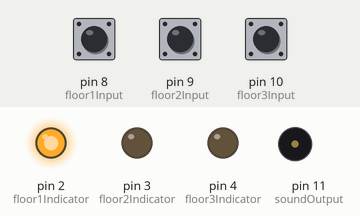
Bench run of a sketch on a simulated Arduino Uno, built with avr-gcc and run on an emulated ATmega328P. Parts: output pins drawn as LEDs (lit = HIGH), buzzer (waves = sounding). The test bench sets the inputs (shaded band); at power-on: pin 9 (floor2Input) HIGH, pin 10 (floor3Input) HIGH, pin 8 (floor1Input) HIGH. Pins used as bus, display or sensor lines are not drawn.

Above: at 1.2 s.
1.3 s: pin 9 (floor2Input) pulled LOW for 0.15 s
At 2.2 s:
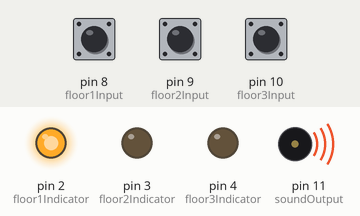
4.4 s: pin 10 (floor3Input) pulled LOW for 0.15 s
At 5.2 s:
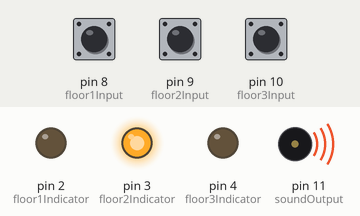
7.5 s: pin 9 (floor2Input) pulled LOW for 1 s
At 8.5 s:
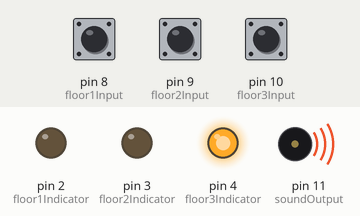
11.5 s: pin 10 (floor3Input) pulled LOW for 1 s
15.5 s: pin 9 (floor2Input) pulled LOW for 3.2 s
21.7 s: pin 10 (floor3Input) pulled LOW for 0.15 s
At 25.5 s:
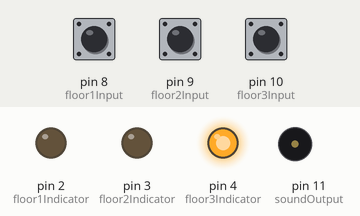
Timing chart, 0 to 25.8 s (numbered marks = the images above; inputs shaded):
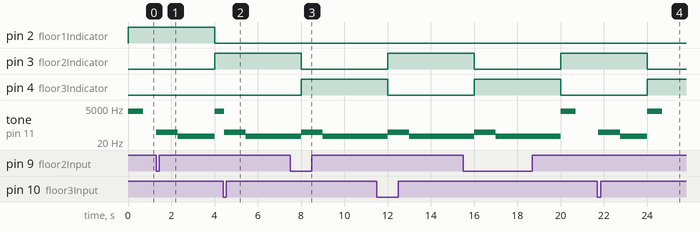

Measured:
- after the input at 1.3 s, pin 2 (floor1Indicator): HIGH → LOW after 2.7 s; pin 3 (floor2Indicator): LOW → HIGH after 2.7 s; tone on pin 11 (soundOutput): silent → 100 Hz at once, → 50 Hz 1.0 s later, → 3000 Hz 1.7 s later
- after the input at 4.4 s, tone on pin 11 (soundOutput): 3000 Hz → 100 Hz after 0.05 s, → 50 Hz 1.0 s later
- after the input at 21.7 s, pin 3 (floor2Indicator): HIGH → LOW after 2.3 s; pin 4 (floor3Indicator): LOW → HIGH after 2.3 s; tone on pin 11 (soundOutput): silent → 100 Hz after 0.05 s, → 50 Hz 1.0 s later, → 3000 Hz 1.3 s later, → silent 0.70 s later

The sketch:

Homework_2_Elevator_Simulator.ino
```cpp
/*
    Elevator Simulator

    The scope of this project is to simulate a three floor elevator control system.
    Each floor is represented by one LED, the current floor LED lights up to represent
    the elevator moving through the floors. An additional LED is used to indicate the elevator
    status. This LED remains static while the elevator si stationary and blinks while the elevator
    is moving.
    Three buttons are used to call the elevator. The movement to each floor is simulated through cycling
    through the coresponding floors LEDs
    A buzzer is used to play sounds such as: the elevator doors closing, the elevator moving and the "cling"
    sound an elevator makes when it reaches the desired floor.
    If the elevator is already at the selected floor pressing the corresponding button has no effect.
    Additionally, when the elevator is traveling, button presses are ignored
    To avoid unintentional button presses we use a debouncing technique.

    Pins 2, 3, 4 are used to light up the LEDs coresponding to each of the three floors.
    Pin 5 is used for the elevator status indicator LED
    Pins 8, 9, 10 are used to read the inputs from the three buttons of the elevator
    Pin 11 is used for the buzzer that plays the various elevator sounds.

    The circuit:

      Input:
        3 x Push Button - pins 8, 9, 10

      Output:
        3 x White LEDs - pins 2, 3, 4
        3 X 220ohm resistors - to lower the voltage to the 3 LEDs
        1 x Buzzer - pin 11
        1 x Red LED - pin 5

    Created 28.10.2023
    By Comardici Marian Bogdan

    https://github.com/bogdancomardici/IntroductionToRobotics
*/

const int floor1Indicator = 2;
const int floor2Indicator = 3;
const int floor3Indicator = 4;

const int elevatorStateIndicator = 5;
const int soundOutput = 11;

const int floor1Input = 8;
const int floor2Input = 9;
const int floor3Input = 10;

byte floor1Reading = LOW;
byte floor2Reading = LOW;
byte floor3Reading = LOW;

byte floor1LastReading = LOW;
byte floor2LastReading = LOW;
byte floor3LastReading = LOW;

bool floor1Selected = false;
bool floor2Selected = false;
bool floor3Selected = false;

unsigned long lastDebounceTime = 0;
unsigned long debounceDelay = 50;

bool elevatorMoving = false;
int currentFloor = 1;
int nextFloor = 1;

unsigned long previousMillis = 0;
unsigned long currentMillis = 0;
const long floorChangeInterval = 2000; // 2 seconds

unsigned long elevatorTimer = 0;
bool isMovingUp = false;
bool isMovingDown = false;

bool indicatorState = LOW;
unsigned long indicatorBlinkInterval = 100;

int elevatorMovingTone = 50;

int alarmTone = 3000;
bool soundAlarm = false;
unsigned long alarmStartTime = 0;
int alarmSoundTime = 700;

bool closeDoors = false;
unsigned long closeDoorsStartTime = 0;
int closeDoorsDuration = 1000;
int doorsClosingTone = 100;

void setup() {

  pinMode(floor1Indicator, OUTPUT);
  pinMode(floor2Indicator, OUTPUT);
  pinMode(floor3Indicator, OUTPUT);

  pinMode(elevatorStateIndicator, OUTPUT);
  pinMode(soundOutput, OUTPUT);

  pinMode(floor1Input, INPUT_PULLUP);
  pinMode(floor2Input, INPUT_PULLUP);
  pinMode(floor3Input, INPUT_PULLUP);
}

void loop() {
  // light up the led coresponding to the current floor
  // we increment by 1 because the pins we used for the floor indicators start from 2
  digitalWrite(currentFloor + 1, HIGH);

  // read the debounced input for each floor
  floor1Reading = digitalRead(floor1Input);
  floor2Reading = digitalRead(floor2Input);
  floor3Reading = digitalRead(floor3Input);

  bool floor1Selected = debounceInput(floor1Input, &floor1Reading, &lastDebounceTime, debounceDelay);
  bool floor2Selected = debounceInput(floor2Input, &floor2Reading, &lastDebounceTime, debounceDelay);
  bool floor3Selected = debounceInput(floor3Input, &floor3Reading, &lastDebounceTime, debounceDelay);

  // select the next floor
  // only valid if the elevator is not moving and the selected floor is not the current floor
  if (floor1Selected == true && currentFloor != 1 && elevatorMoving == false) {
    nextFloor = 1;
    elevatorMoving = true;
    closeDoorsStartTime = millis();
  } else if (floor2Selected == true && currentFloor != 2 && elevatorMoving == false) {
    nextFloor = 2;
    elevatorMoving = true;
    closeDoorsStartTime = millis();
  } else if (floor3Selected == true && currentFloor != 3 && elevatorMoving == false) {
    nextFloor = 3;
    elevatorMoving = true;
    closeDoorsStartTime = millis();
  }

  if (elevatorMoving) {

    currentMillis = millis();

    // play the doors closing sound when the elevator starts moving
    if(currentMillis - closeDoorsStartTime < closeDoorsDuration) {
      tone(soundOutput, doorsClosingTone);
    }
    else {
      // play the elevator moving sound while the elevator is traveling between floors
      tone(soundOutput, elevatorMovingTone);
    }

    if (currentMillis - elevatorTimer >= floorChangeInterval) {
      elevatorTimer = currentMillis;

      // travel to the next floor in ascending or descending order
      if (isMovingUp && currentFloor < nextFloor) {
        digitalWrite(currentFloor + 1, LOW);
        currentFloor++;
      } else if (isMovingDown && currentFloor > nextFloor) {
        digitalWrite(currentFloor + 1, LOW);
        currentFloor--;
      }

      // when the desired floor is reached the elevator stops moving and an alarm sound is triggered
      if (currentFloor == nextFloor) {
        soundAlarm = true;
        elevatorMoving = false;
        isMovingUp = false;
        isMovingDown = false;
      }

      // check if the elevator is still moving and light up the floor indicators as needed
      if (currentFloor < nextFloor) {
        isMovingUp = true;
        isMovingDown = false;
        digitalWrite(currentFloor + 1, HIGH);
      } else if (currentFloor > nextFloor) {
        isMovingDown = true;
        isMovingUp = false;
        digitalWrite(currentFloor + 1, HIGH);
      }
    }

    // blink the elevator status led while the elevator is moving
    if (currentFloor != nextFloor) {
      if (currentMillis - previousMillis >= indicatorBlinkInterval) {
        previousMillis = currentMillis;
        indicatorState = !indicatorState;
        digitalWrite(elevatorStateIndicator, indicatorState);
      }
    } else {
      digitalWrite(elevatorStateIndicator, LOW);
    }
  }
  else {
    digitalWrite(elevatorStateIndicator, HIGH);
    currentMillis = millis();
    // sound the alarm when the desired floor is reached
    if(soundAlarm == true) {
      alarmStartTime = millis();
      soundAlarm = false;
    }

    if(currentMillis - alarmStartTime < alarmSoundTime) {
      tone(soundOutput, alarmTone);
    }
    else {
      noTone(soundOutput);
    }
  }
}

// function to debounce the input of the elevator buttons
bool debounceInput(int pin, byte *lastReading, unsigned long *lastDebounceTime, unsigned long debounceDelay) {
  bool selected = false;
  int reading = digitalRead(pin);

  if (reading != *lastReading) {
    *lastDebounceTime = millis();
  }

  if ((millis() - *lastDebounceTime) > debounceDelay) {
    if (reading == LOW) {
      selected = true;
    } else if (reading == HIGH) {
      selected = false;
    }
  }

  *lastReading = reading;
  return selected;
}
```
